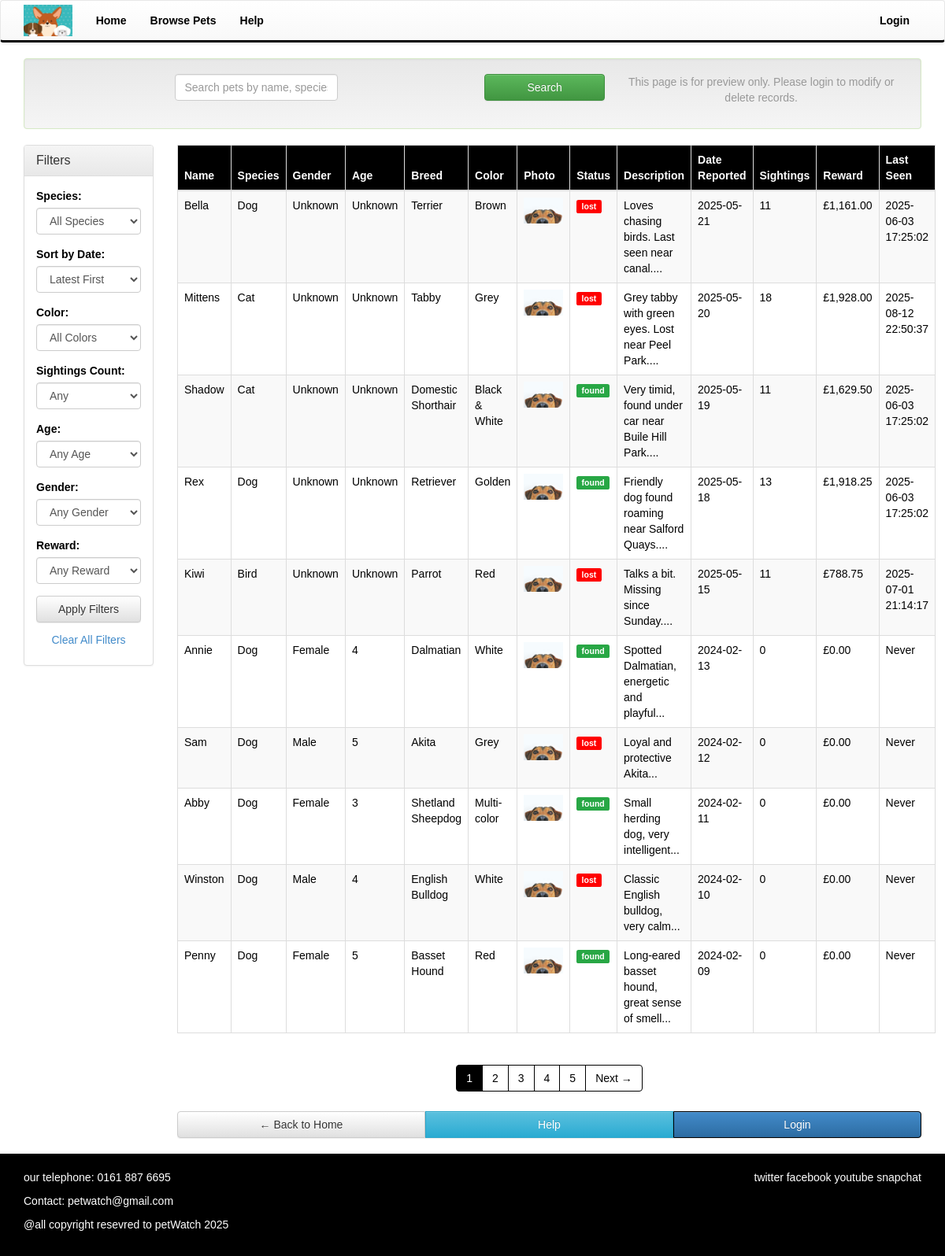
The app's page /controllers/browse.php, older data.
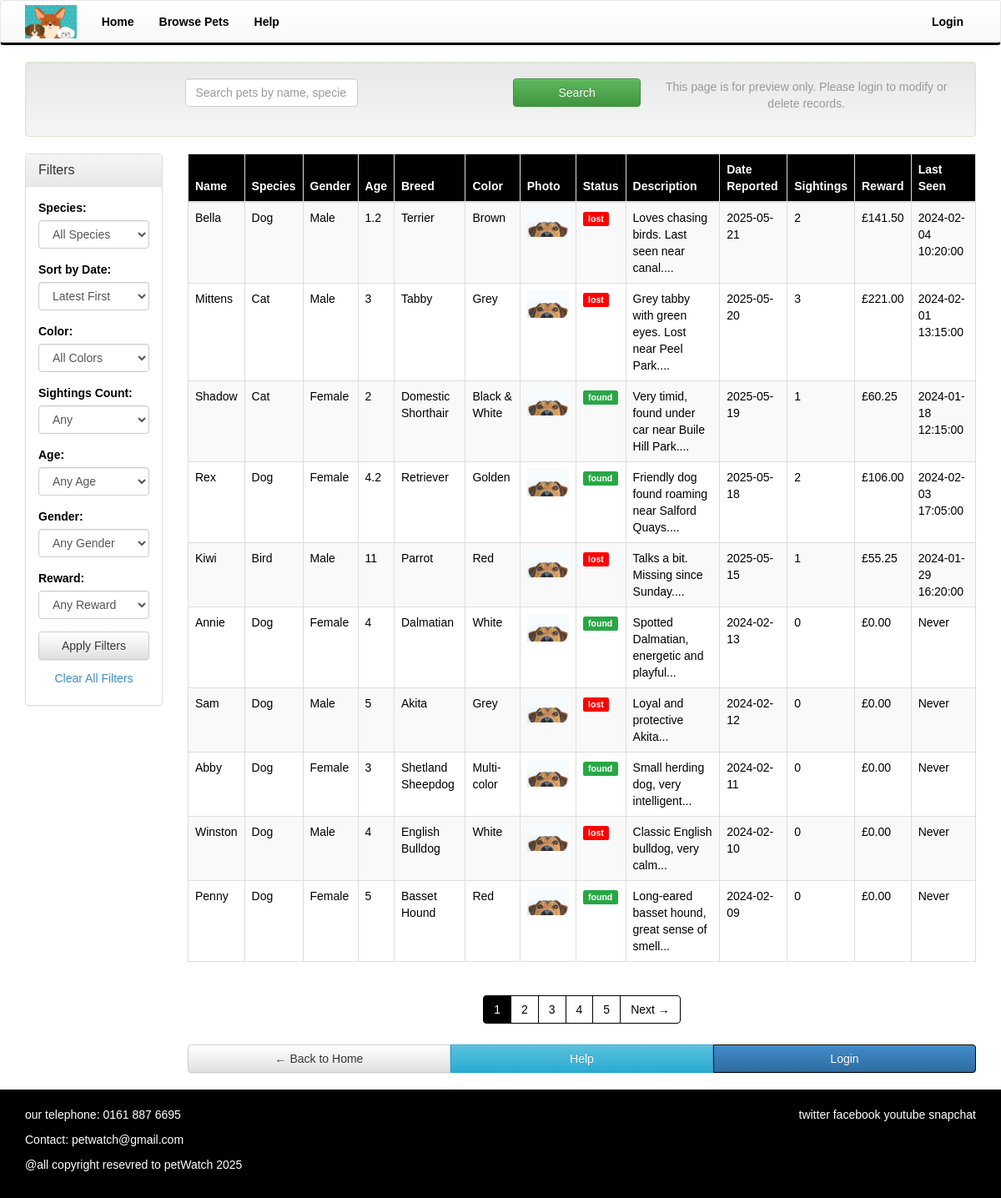
The same page, newer data.
### tables this page shows
CREATE TABLE "pets"
(
    id            INTEGER
        primary key autoincrement,
    name          TEXT,
    species       TEXT,
    breed         TEXT,
    color         TEXT,
    photo_url     TEXT,
    status        TEXT,
    description   TEXT,
    date_reported DATE,
    user_id       INTEGER
        references users,
    gender        TEXT,
    age           DECIMAL(4, 2),
    check (age >= 0 AND age <= 100),
    check (gender IN ('Male', 'Female')),
    check (status IN ('lost', 'found'))
);

### controllers/browse.php (called while the page is built, shortened)
<?php
require_once '../Model/PetModel.php';
$petModel = new PetModel('../database/petwatch.sqlite');
$search = isset($_GET['search']) ? $_GET['search'] : '';
$species = isset($_GET['species']) ? $_GET['species'] : '';
$color = isset($_GET['color']) ? $_GET['color'] : '';
$gender = isset($_GET['gender']) ? $_GET['gender'] : '';
$age = isset($_GET['age']) ? $_GET['age'] : '';
$sightings = isset($_GET['sightings']) ? $_GET['sightings'] : '';
$reward = isset($_GET['reward']) ? $_GET['reward'] : '';
$sort = isset($_GET['sort']) ? $_GET['sort'] : 'late';
$page = isset($_GET['page']) ? (int)$_GET['page'] : 1;
$filters = [
    'species' => $species,
    'color' => $color,
    'gender' => $gender,
    'age' => $age,
    'sightings' => $sightings,
    'reward' => $reward,
    'sort' => $sort
];
$filters = array_filter($filters);
$pets = $petModel->getPets($search, $filters, $page, 10);
include '../views/browse.phtml';
?>

### Model/PetModel.php (called while the page is built, shortened)
<?php
class PetModel
{
    private $db;
    public function __construct($databasePath)
    {
        try {
            $this->db = new PDO('sqlite:' . $databasePath);
            $this->db->setAttribute(PDO::ATTR_ERRMODE, PDO::ERRMODE_EXCEPTION);
        } catch (PDOException $e) {
            die("Database connection failed: " . $e->getMessage());
        }
    }
    public function getPets($search = '', $filters = [], $page = 1, $perPage = 10)
    {
        $offset = ($page - 1) * $perPage;
        $sql = "SELECT p.*,
                       COUNT(s.id) as sighting_count,
                       COALESCE(SUM(s.reward), 0) as total_reward,
                       MAX(s.timestamp) as last_sighting
                FROM pets p
                LEFT JOIN sightings s ON p.id = s.pet_id
                WHERE 1=1";
        $params = [];
        $sql .= " GROUP BY p.id";
        $sort = isset($filters['sort']) ? $filters['sort'] : 'late';
        if ($sort === 'early') {
            $sql .= " ORDER BY p.date_reported ASC";
        } else {
            $sql .= " ORDER BY p.date_reported DESC";
        }
        $sql .= " LIMIT ? OFFSET ?";
        $params[] = $perPage;
        $params[] = $offset;
        try {
            $stmt = $this->db->prepare($sql);
            $stmt->execute($params);
            return $stmt->fetchAll(PDO::FETCH_ASSOC);
        } catch (PDOException $e) {
            return [];
        }
    }
}
?>

### views/browse.phtml (the view, shortened to what the rows shown need)
<?php global $search, $species, $sort, $color, $sightings, $age, $gender, $reward, $page, $totalPages; ?>
<?php include 'template/header.phtml'; ?>
    <div class="container">
        <div class="row">
            <div class="col-xs-12 col-md-9 col-lg-10">
                <?php if (empty($pets) && !empty($search)): ?>
                    <div class="alert alert-info text-center">
                        <p>Sorry, your search for "<?php echo htmlspecialchars($search); ?>" did not match any pets.</p>
                        <p>Try different keywords or <a href="browse.php">clear your search</a>.</p>
                    </div>
                <?php else: ?>
                    <div class="hidden-xs hidden-sm">
                        <div class="table-responsive">
                            <table class="table table-bordered table-striped">
                                <thead>
                                <tr>
                                    <th>Name</th>
                                    <th>Species</th>
                                    <th>Gender</th>
                                    <th>Age</th>
                                    <th>Breed</th>
                                    <th>Color</th>
                                    <th>Photo</th>
                                    <th>Status</th>
                                    <th>Description</th>
                                    <th>Date Reported</th>
                                    <th>Sightings</th>
                                    <th>Reward</th>
                                    <th>Last Seen</th>
                                </tr>
                                </thead>
                                <tbody>
                                <?php foreach ($pets as $pet): ?>
                                    <tr>
                                        <td><?php echo htmlspecialchars($pet['name']); ?></td>
                                        <td><?php echo htmlspecialchars($pet['species']); ?></td>
                                        <td><?php echo htmlspecialchars(isset($pet['gender']) ? $pet['gender'] : 'Unknown'); ?></td>
                                        <td><?php echo htmlspecialchars(isset($pet['age']) ? $pet['age'] : 'Unknown'); ?></td>
                                        <td><?php echo htmlspecialchars($pet['breed']); ?></td>
                                        <td><?php echo htmlspecialchars($pet['color']); ?></td>
                                        <td>
                                            <?php if (!empty($pet['photo_url'])): ?>
                                                <img src="../images/pet-image/dog.png" alt="Pet photo" class="img-responsive" style="max-width: 50px;">
                                            <?php else: ?>
                                                No photo
                                            <?php endif; ?>
                                        </td>
                                        <td>
                                            <span class="label <?php echo $pet['status'] == 'lost' ? 'label-danger' : 'label-success'; ?>">
                                                <?php echo htmlspecialchars($pet['status']); ?>
                                            </span>
                                        </td>
                                        <td><?php echo htmlspecialchars(substr($pet['description'], 0, 50) . '...'); ?></td>
                                        <td><?php echo htmlspecialchars($pet['date_reported']); ?></td>
                                        <td><?php echo htmlspecialchars(isset($pet['sighting_count']) ? $pet['sighting_count'] : 0); ?></td>
                                        <td>£<?php echo number_format(isset($pet['total_reward']) ? $pet['total_reward'] : 0, 2); ?></td>
                                        <td><?php echo htmlspecialchars(isset($pet['last_sighting']) ? $pet['last_sighting'] : 'Never'); ?></td>
                                    </tr>
                                <?php endforeach; ?>
                                </tbody>
                            </table>
                        </div>
                    </div>
                <?php endif; ?>
            </div>
        </div>
    </div>
<?php include 'template/footer.phtml'; ?>

Row changes from the older to the newer data that the page shows:
changed pets "Bella": gender "Unknown" → "Male"; age "Unknown" → "1.2"; sighting_count "11" → "2"; total_reward "1,161.00" → "141.50"; last_sighting "2025-06-03 17:25:02" → "2024-02-04 10:20:00"
changed pets "Mittens": gender "Unknown" → "Male"; age "Unknown" → "3"; sighting_count "18" → "3"; total_reward "1,928.00" → "221.00"; last_sighting "2025-08-12 22:50:37" → "2024-02-01 13:15:00"
changed pets "Shadow": gender "Unknown" → "Female"; age "Unknown" → "2"; sighting_count "11" → "1"; total_reward "1,629.50" → "60.25"; last_sighting "2025-06-03 17:25:02" → "2024-01-18 12:15:00"
changed pets "Rex": gender "Unknown" → "Female"; age "Unknown" → "4.2"; sighting_count "13" → "2"; total_reward "1,918.25" → "106.00"; last_sighting "2025-06-03 17:25:02" → "2024-02-03 17:05:00"
changed pets "Kiwi": gender "Unknown" → "Male"; age "Unknown" → "11"; sighting_count "11" → "1"; total_reward "788.75" → "55.25"; last_sighting "2025-07-01 21:14:17" → "2024-01-29 16:20:00"
